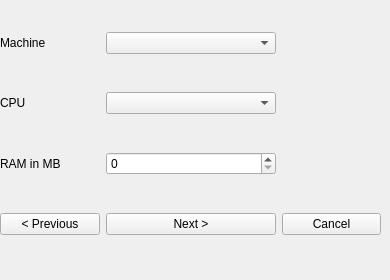
   <widget class="QWidget" name="page_11">
    <widget class="QWidget" name="gridLayoutWidget_11">
     <property name="geometry">
      <rect>
       <x>0</x>
       <y>0</y>
       <width>381</width>
       <height>271</height>
      </rect>
     </property>
     <layout class="QGridLayout" name="gridLayout_11">
      <item row="0" column="1">
       <widget class="QComboBox" name="comboBox_14">
        <property name="placeholderText">
         <string>Please select a machine</string>
        </property>
        <item>
         <property name="text">
          <string>Let QEMU decide</string>
         </property>
        </item>
        <item>
         <property name="text">
          <string>virt</string>
         </property>
        </item>
        <item>
         <property name="text">
          <string>akita</string>
         </property>
        </item>
        <item>
         <property name="text">
          <string>ast2500-evb</string>
         </property>
        </item>
        <item>
         <property name="text">
          <string>borzoi</string>
         </property>
        </item>
        <item>
         <property name="text">
          <string>canon-a1100</string>
         </property>
        </item>
        <item>
         <property name="text">
          <string>cheetah</string>
         </property>
        </item>
        <item>
         <property name="text">
          <string>collie</string>
         </property>
        </item>
        <item>
         <property name="text">
          <string>connex</string>
         </property>
        </item>
        <item>
         <property name="text">
          <string>cubieboard</string>
         </property>
        </item>
        <item>
         <property name="text">
          <string>highbank</string>
         </property>
        </item>
        <item>
         <property name="text">
          <string>imx25-pdk</string>
         </property>
        </item>
        <item>
         <property name="text">
          <string>integratorcp</string>
         </property>
        </item>
        <item>
         <property name="text">
          <string>kzm</string>
         </property>
        </item>
        <item>
         <property name="text">
          <string>lm3s6965evb</string>
         </property>
        </item>
        <item>
         <property name="text">
          <string>lm3s811evb</string>
         </property>
        </item>
        <item>
         <property name="text">
          <string>none</string>
         </property>
        </item>
        <item>
         <property name="text">
          <string>raspi2</string>
         </property>
        </item>
       </widget>
      </item>
      <item row="2" column="0">
       <widget class="QLabel" name="label_29">
        <property name="text">
         <string>RAM in MB</string>
        </property>
       </widget>
      </item>
      <item row="1" column="0">
       <widget class="QLabel" name="label_30">
        <property name="text">
         <string>CPU</string>
        </property>
       </widget>
      </item>
      <item row="0" column="0">
       <widget class="QLabel" name="label_31">
        <property name="text">
         <string>Machine</string>
        </property>
       </widget>
      </item>
      <item row="1" column="1">
       <widget class="QComboBox" name="comboBox_15">
        <property name="placeholderText">
         <string>Please select a processor</string>
        </property>
        <item>
         <property name="text">
          <string>Let QEMU decide</string>
         </property>
        </item>
        <item>
         <property name="text">
          <string>cortex-a57</string>
         </property>
        </item>
        <item>
         <property name="text">
          <string>cortex-a15</string>
         </property>
        </item>
        <item>
         <property name="text">
          <string>cortex-a9</string>
         </property>
        </item>
        <item>
         <property name="text">
          <string>a64fx</string>
         </property>
        </item>
        <item>
         <property name="text">
          <string>arm1026</string>
         </property>
        </item>
        <item>
         <property name="text">
          <string>arm1136</string>
         </property>
        </item>
        <item>
         <property name="text">
          <string>arm1136-r2</string>
         </property>
        </item>
        <item>
         <property name="text">
          <string>arm1176</string>
         </property>
        </item>
        <item>
         <property name="text">
          <string>arm11mpcore</string>
         </property>
        </item>
        <item>
         <property name="text">
          <string>arm926</string>
         </property>
        </item>
        <item>
         <property name="text">
          <string>arm946</string>
         </property>
        </item>
        <item>
         <property name="text">
          <string>cortex-a7</string>
         </property>
        </item>
        <item>
         <property name="text">
          <string>cortex-a72</string>
         </property>
        </item>
        <item>
         <property name="text">
          <string>cortex-a8</string>
         </property>
        </item>
        <item>
         <property name="text">
          <string>cortex-m0</string>
         </property>
        </item>
        <item>
         <property name="text">
          <string>cortex-m3</string>
         </property>
        </item>
        <item>
         <property name="text">
          <string>cortex-m33</string>
         </property>
        </item>
        <item>
         <property name="text">
          <string>cortex-m4</string>
         </property>
        </item>
        <item>
         <property name="text">
          <string>cortex-m55</string>
         </property>
        </item>
        <item>
         <property name="text">
          <string>cortex-m7</string>
         </property>
        </item>
        <item>
         <property name="text">
          <string>cortex-r5</string>
         </property>
        </item>
        <item>
         <property name="text">
          <string>cortex-r5f</string>
         </property>
        </item>
        <item>
         <property name="text">
          <string>max</string>
         </property>
        </item>
        <item>
         <property name="text">
          <string>pxa250</string>
         </property>
        </item>
        <item>
         <property name="text">
          <string>pxa255</string>
         </property>
        </item>
        <item>
         <property name="text">
          <string>pxa260</string>
         </property>
        </item>
        <item>
         <property name="text">
          <string>pxa261</string>
         </property>
        </item>
        <item>
         <property name="text">
          <string>pxa262</string>
         </property>
        </item>
        <item>
         <property name="text">
          <string>pxa270</string>
         </property>
        </item>
        <item>
         <property name="text">
          <string>sa1100</string>
         </property>
        </item>
        <item>
         <property name="text">
          <string>sa1110</string>
         </property>
        </item>
        <item>
         <property name="text">
          <string>ti925t</string>
         </property>
        </item>
       </widget>
      </item>
      <item row="3" column="0">
       <widget class="QPushButton" name="pushButton_33">
        <property name="text">
         <string>&lt; Previous</string>
        </property>
       </widget>
      </item>
      <item row="3" column="1">
       <widget class="QPushButton" name="pushButton_34">
        <property name="text">
         <string>Next &gt;</string>
        </property>
       </widget>
      </item>
      <item row="3" column="2">
       <widget class="QPushButton" name="pushButton_35">
        <property name="text">
         <string>Cancel</string>
        </property>
       </widget>
      </item>
      <item row="2" column="1">
       <widget class="QSpinBox" name="spinBox_5">
        <property name="maximum">
         <number>32768</number>
        </property>
       </widget>
      </item>
     </layout>
    </widget>
   </widget>
